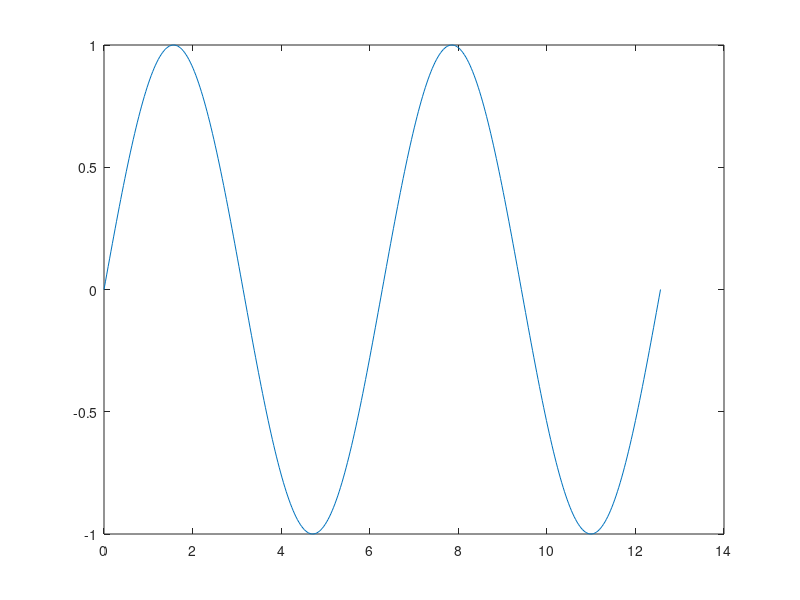

Write the MATLAB code that produced this figure.
% Chuong trinh trong M-file
%x= 0:pi/6:2*pi;
%y=sin(x);
%plot(x,y); 

t = [0:pi/100:4*pi];
y = sin(t);
plot(t,y); % Vẽ hình sin từ 0->2pi
